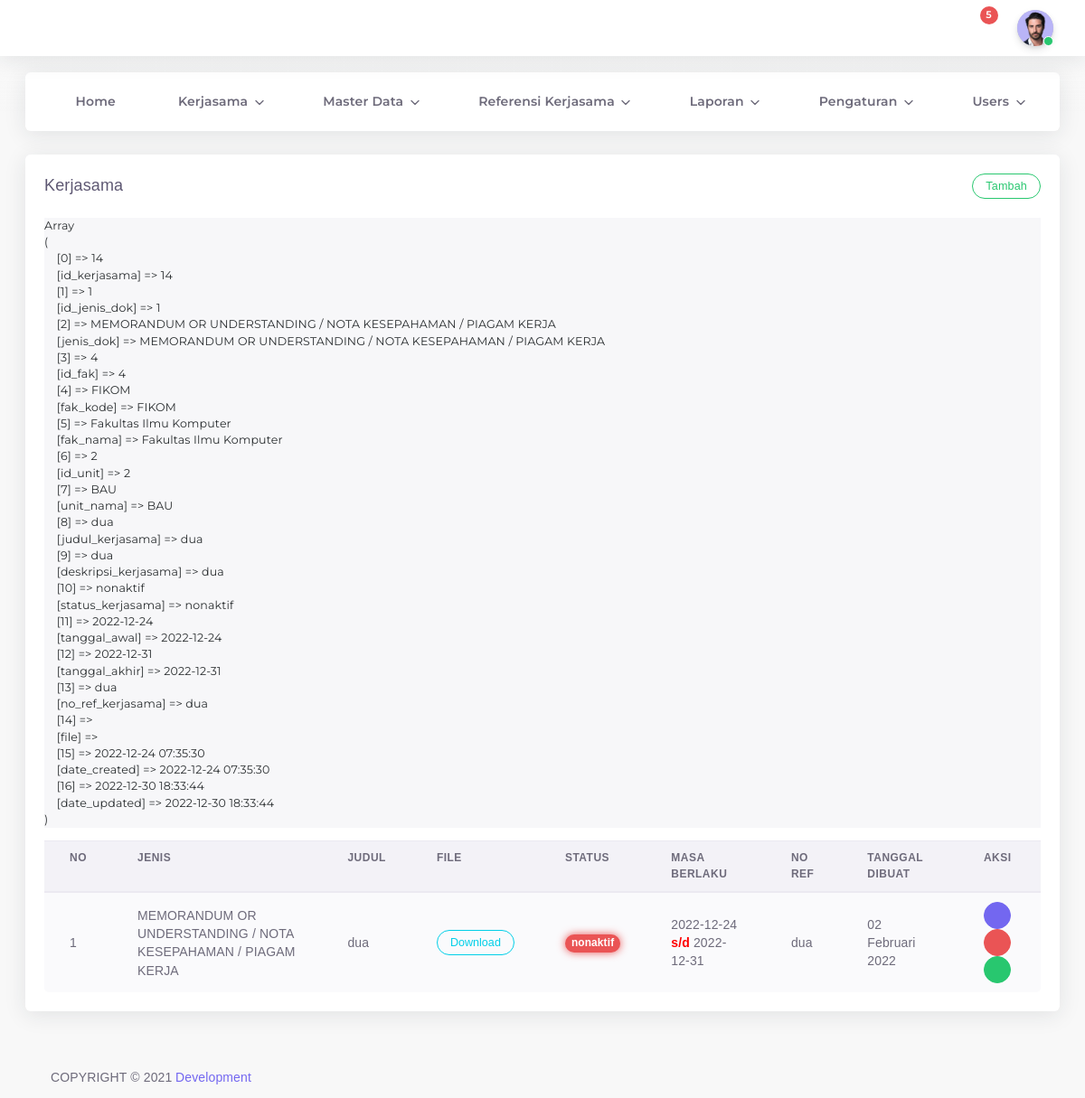
The app's page /admin/kerjasama2.php (signed in), older data.
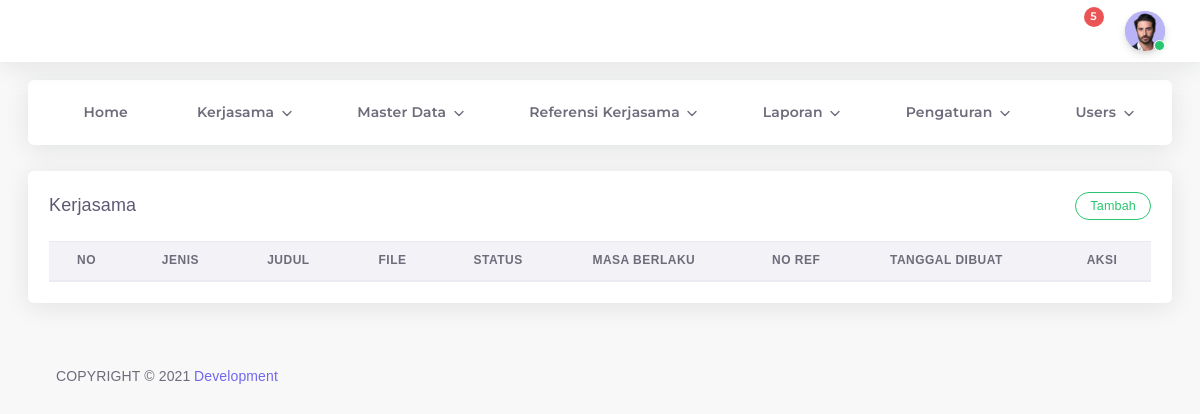
The same page, newer data.
### tables this page shows
CREATE TABLE `kerjasama` (
  `id_kerjasama` int(11) NOT NULL,
  `id_jenis_dok` int(11) NOT NULL,
  `id_fak` int(11) DEFAULT NULL,
  `id_unit` int(11) DEFAULT NULL,
  `judul_kerjasama` varchar(255) NOT NULL,
  `deskripsi_kerjasama` text NOT NULL,
  `status_kerjasama` enum('aktif','nonaktif') NOT NULL,
  `tanggal_awal` date NOT NULL,
  `tanggal_akhir` date NOT NULL,
  `no_ref_kerjasama` varchar(255) NOT NULL,
  `file` varchar(255) DEFAULT NULL,
  `date_created` timestamp NULL DEFAULT CURRENT_TIMESTAMP,
  `date_updated` timestamp NULL DEFAULT NULL ON UPDATE CURRENT_TIMESTAMP
);

CREATE TABLE `jenis_dok` (
  `id_jenis_dok` int(11) NOT NULL,
  `jenis_dok` varchar(255) NOT NULL,
  `jenis_ket` text NOT NULL
);

### admin/config.php (called while the page is built, shortened)
<?php
if (!function_exists('tanggal_indonesia')) {
function tanggal_indonesia($tanggal){
  $bulan = array (
  1 =>   'Januari',
  'Februari',
  'Maret',
  'April',
  'Mei',
  'Juni',
  'Juli',
  'Agustus',
  'September',
  'Oktober',
  'November',
  'Desember'
  );
  $pecahkan = explode('-', $tanggal);
  return $pecahkan[2] . ' ' . $bulan[ (int)$pecahkan[1] ] . ' ' . $pecahkan[0];
}
}
?>

### admin/kerjasama2.php (the view, shortened to what the changed rows need)
<?php
include_once "header.php";
?>
<div class="app-content content ">
  <div class="content-wrapper container-xxl p-0">
    <div class="row match-height">
      <div class="col-lg-12">
        <div class="card">
          <div class="card-body table-responsive">
            <table id="dataTables" class="table table-striped">
              <thead>
                <tr>
                  <th>No</th>
                  <th>Jenis</th>
                  <th>Judul</th>
                  <th>File</th>
                  <th>Status</th>
                  <th>Masa Berlaku</th>
                  <th>No Ref</th>
                  <th>Tanggal Dibuat</th>
                  <th style="text-align:center;">Aksi</th>
                </tr>
              </thead>
              <tbody>
                <?php
											include "config.php";
											$no = 1;
											$data = mysqli_query($kon, "SELECT
                      a.id_kerjasama,
                      b.id_jenis_dok,
                      b.jenis_dok,
                      d.id_fak,
                      d.fak_kode,
                      d.fak_nama,
                      c.id_unit,
                      c.unit_nama,
                      a.judul_kerjasama,
                      a.deskripsi_kerjasama,
                      a.status_kerjasama,
                      a.tanggal_awal,
                      a.tanggal_akhir,
                      a.no_ref_kerjasama,
                      a.file,
                      a.date_created,
                      a.date_updated
                    FROM
                      kerjasama a
                      LEFT JOIN jenis_dok b ON b.id_jenis_dok = a.id_jenis_dok
                      LEFT JOIN fakultas d ON d.id_fak = a.id_fak
                      LEFT JOIN unit c ON c.id_unit= a.id_unit ORDER BY id_kerjasama asc");
											while($hasil = mysqli_fetch_array($data)){
                        echo '<pre>';
                        print_r($hasil);
                        echo'</pre>';
											?>
                <tr>
                  <td>
                    <?php echo $no++; ?>
                  </td>
                  <td><?php echo $hasil ['jenis_dok'];?></td>
                  <td><?php echo $hasil ['judul_kerjasama'];?></td>
                  <td>
                    <?php if ($hasil['file']!=0) {?>
                    <button
                      onclick="JavaScript:window.location.href='kerjasama_download.php?file=<?php echo $hasil['file']?>';"
                      class="btn btn-outline-info round btn-sm">Download</button>
                    <?php }else{ ?>
                    <span class="badge badge-pill badge-light-danger mr-1 lg">Tidak ada file!</span>
                    <?php }
                    ?>
                  </td>
                  <?php
                    if ($hasil['status_kerjasama']=='aktif') {?>
                  <td>
                    <div class=" badge badge-pill badge-glow badge-success"><?php echo $hasil ['status_kerjasama'];?>
                    </div>
                  </td>
                  <?php }else{ ?>
                  <td>
                    <div class="badge badge-pill badge-glow badge-danger"><?php echo $hasil ['status_kerjasama'];?>
                    </div>
                  </td>
                  <?php }
                  ?>
                  <td><?php echo $hasil ['tanggal_awal'];?> <strong style="color:red ;">s/d</strong>
                    <?php echo $hasil ['tanggal_akhir'];?>
                  </td>
                  <td><?php echo $hasil ['no_ref_kerjasama'];?></td>
                  <td><?php echo tanggal_indonesia("2022-02-02");?></td>
                  <td style="text-align:center ;">
                    <a href="#" type="button"
                      class="open_modal btn btn-icon btn-icon rounded-circle btn-primary waves-effect waves-float waves-light btn-sm"
                      data-toggle="modal" data-target="#view<?php echo $hasil['id_kerjasama']; ?>"><i
                        data-feather='eye'></i></a>
                    <a href="#" type="button"
                      class="open_modal btn btn-icon btn-icon rounded-circle btn-danger waves-effect waves-float waves-light btn-sm"
                      data-toggle="modal" data-target="#deleteEmployeeModal<?php echo $hasil['id_kerjasama']; ?>"><i
                        data-feather='trash-2'></i></a>
                    <a href="#" type="button"
                      class="open_modal btn btn-icon btn-icon rounded-circle btn-success waves-effect waves-float waves-light btn-sm"
                      data-toggle="modal" data-target="#edit<?php echo $hasil['id_kerjasama']; ?>"><i
                        data-feather='edit'></i></a>
                  </td>
                </tr>
                        <?php
                              $id = $hasil['id_kerjasama'];
                              $query_edit = mysqli_query($kon, "SELECT
                              a.id_kerjasama,
                              b.id_jenis_dok,
                              b.jenis_dok,
                              d.id_fak,
                              d.fak_kode,
                              d.fak_nama,
                              c.id_unit,
                              c.unit_nama,
                              a.judul_kerjasama,
                              a.deskripsi_kerjasama,
                              a.status_kerjasama,
                              a.tanggal_awal,
                              a.tanggal_akhir,
                              a.no_ref_kerjasama,
                              a.file,
                              a.date_created,
                              a.date_updated
                            FROM
                              kerjasama a
                              LEFT JOIN jenis_dok b ON b.id_jenis_dok = a.id_jenis_dok
                              LEFT JOIN fakultas d ON d.id_fak = a.id_fak
                              LEFT JOIN unit c ON c.id_unit= a.id_unit WHERE id_kerjasama='$id'");
                              while ($row = mysqli_fetch_array($query_edit)) {
                              ?>
                                                  <?php
                                                    include "config.php";
                                                      $data	 = mysqli_query($kon, "SELECT jenis_dok.id_jenis_dok,
                                                      jenis_dok.jenis_dok
                                                    FROM
                                                      kerjasama
                                                      RIGHT JOIN jenis_dok ON jenis_dok.id_jenis_dok = kerjasama.id_jenis_dok
                                                    GROUP BY
                                                      jenis_dok.id_jenis_dok");
                                                    ?>
                          <?php
                              }
                              ?>
                <?php
									}
									?>
              </tbody>
            </table>
          </div>
        </div>
      </div>
    </div>
  </div>
  </body>
  </html>

Row changes from the older to the newer data that the page shows:
removed kerjasama: value "Array ( [0] => 14 [id_kerjasama] => 14 [1] => 1 [id_jenis_dok] => 1 [2] => MEMORANDUM OR UNDERSTANDING / NOTA KESEPAHAMAN / PIAGAM KERJA [jenis_dok] => MEMORANDUM OR UNDERSTANDING / NOTA KESEPAHAMAN / PIAGAM KERJA [3] => 4 [id_fak] => 4 [4] => FIKOM [fak_kode] => FIKOM [5] => Fakultas Ilmu Komputer [fak_nama] => Fakultas Ilmu Komputer [6] => 2 [id_unit] => 2 [7] => BAU [unit_nama] => BAU [8] => dua [judul_kerjasama] => dua [9] => dua [deskripsi_kerjasama] => dua [10] => nonaktif [status_kerjasama] => nonaktif [11] => 2022-12-24 [tanggal_awal] => 2022-12-24 [12] => 2022-12-31 [tanggal_akhir] => 2022-12-31 [13] => dua [no_ref_kerjasama] => dua [14] => [file] => [15] => 2022-12-24 07:35:30…", id_jenis_dok.jenis_dok "MEMORANDUM OR UNDERSTANDING / NOTA KESEPAHAMAN / PIAGAM KERJA", judul_kerjasama "dua", status_kerjasama "nonaktif", tanggal_awal "2022-12-24", tanggal_akhir "2022-12-31", no_ref_kerjasama "dua"
